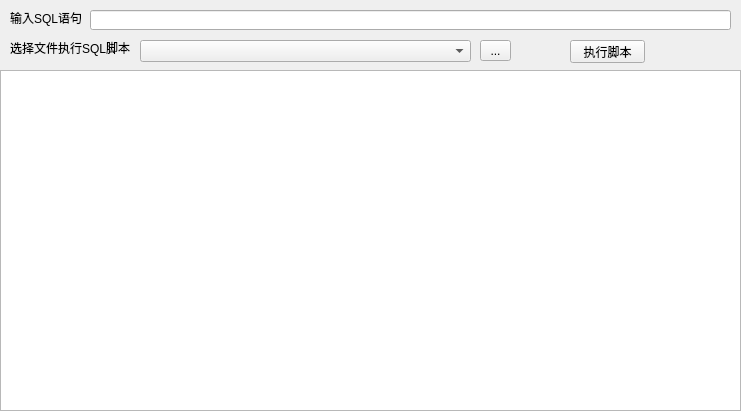
<?xml version="1.0" encoding="UTF-8"?>
<ui version="4.0">
 <class>MiniSQLClass</class>
 <widget class="QWidget" name="MiniSQLClass">
  <property name="geometry">
   <rect>
    <x>0</x>
    <y>0</y>
    <width>741</width>
    <height>411</height>
   </rect>
  </property>
  <property name="windowTitle">
   <string>MiniSQL</string>
  </property>
  <widget class="QTextEdit" name="miniCmd">
   <property name="geometry">
    <rect>
     <x>0</x>
     <y>70</y>
     <width>741</width>
     <height>341</height>
    </rect>
   </property>
  </widget>
  <widget class="QLabel" name="SQLlabel">
   <property name="geometry">
    <rect>
     <x>10</x>
     <y>10</y>
     <width>71</width>
     <height>16</height>
    </rect>
   </property>
   <property name="text">
    <string>输入SQL语句:</string>
   </property>
  </widget>
  <widget class="QLineEdit" name="SQLlineEdit">
   <property name="geometry">
    <rect>
     <x>90</x>
     <y>10</y>
     <width>641</width>
     <height>20</height>
    </rect>
   </property>
  </widget>
  <widget class="QLabel" name="Scriptlabel">
   <property name="geometry">
    <rect>
     <x>10</x>
     <y>40</y>
     <width>121</width>
     <height>16</height>
    </rect>
   </property>
   <property name="text">
    <string>选择文件执行SQL脚本:</string>
   </property>
  </widget>
  <widget class="QComboBox" name="filePathBox">
   <property name="geometry">
    <rect>
     <x>140</x>
     <y>40</y>
     <width>331</width>
     <height>22</height>
    </rect>
   </property>
  </widget>
  <widget class="QToolButton" name="fileSelectButton">
   <property name="geometry">
    <rect>
     <x>480</x>
     <y>40</y>
     <width>31</width>
     <height>21</height>
    </rect>
   </property>
   <property name="text">
    <string>...</string>
   </property>
  </widget>
  <widget class="QPushButton" name="execButton">
   <property name="geometry">
    <rect>
     <x>570</x>
     <y>40</y>
     <width>75</width>
     <height>23</height>
    </rect>
   </property>
   <property name="text">
    <string>执行脚本</string>
   </property>
  </widget>
 </widget>
 <layoutdefault spacing="6" margin="11"/>
 <resources>
  <include location="MiniSQL.qrc"/>
 </resources>
 <connections/>
</ui>
